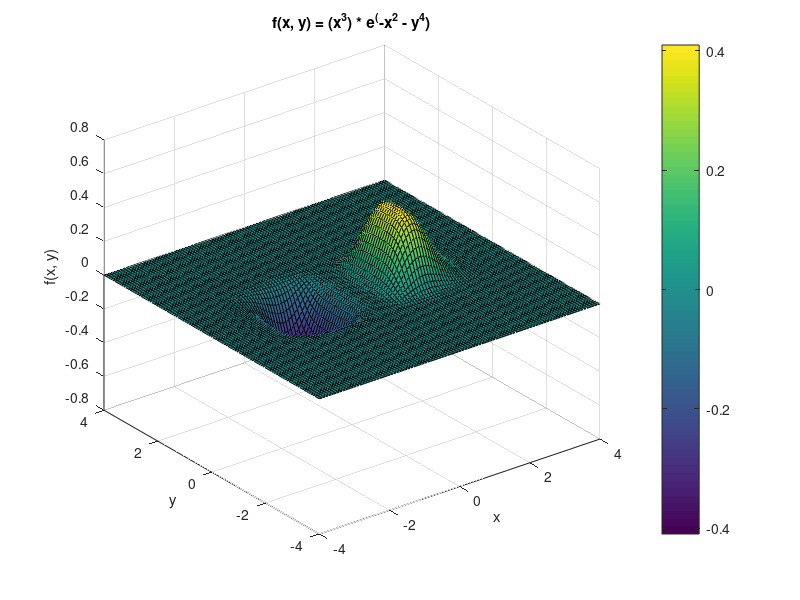

Write the MATLAB code that produced this figure.
% Define a range of x and y values
x = linspace(-4, 4, 100);
y = linspace(-4, 4, 100);

% Create a grid of (x, y) values
[X, Y] = meshgrid(x, y);

% Evaluate the function at each point
Z = (X.^3) .* exp(-X.^2 - Y.^4);

% Create a 3D surface plot
figure;
surf(X, Y, Z);

% Label the axes and add a title
xlabel('x');
ylabel('y');
zlabel('f(x, y)');
title('f(x, y) = (x^3) * e^(-x^2 - y^4)');

% Adjust the view and add a colorbar
view(3);
colorbar;
